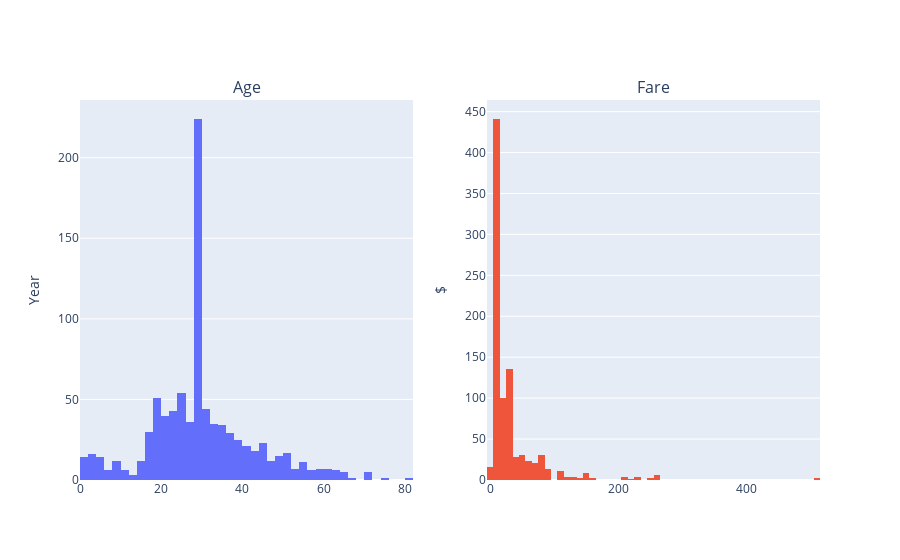
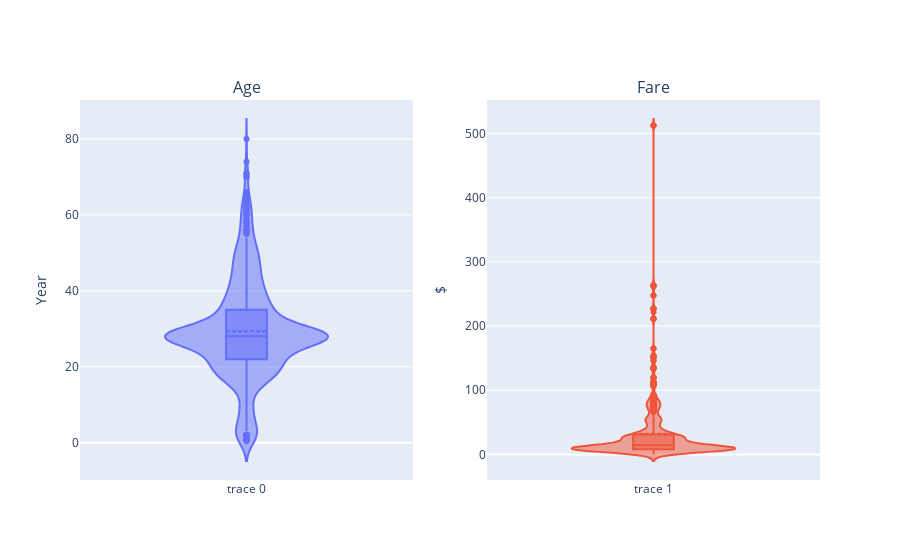

The code cell stored with these charts, in order, in its notebook:
### Code cell
# numerical
from mc_plot import mc_box_solo
from mc_plot import mc_hist_solo
from mc_plot import mc_violin_solo
mc_hist_solo(train_df, cols_num, cols_num_units).show()
mc_violin_solo(train_df, cols_num, cols_num_units).show()

### Figure 1 — Plotly figure (JSON) as saved in the notebook; plotly's stock layout.template omitted (floating-point values rounded to 4 significant figures; data arrays with more than 128 entries replaced by an {"elided": "..."} marker saying what was removed)
{"data": [{"showlegend": false, "type": "histogram", "x": {"elided": "891 float values"}, "xaxis": "x", "yaxis": "y"}, {"showlegend": false, "type": "histogram", "x": {"elided": "891 float values"}, "xaxis": "x2", "yaxis": "y2"}], "layout": {"annotations": [{"font": {"size": 16}, "showarrow": false, "text": "Age", "x": 0.225, "xanchor": "center", "xref": "paper", "y": 1, "yanchor": "bottom", "yref": "paper"}, {"font": {"size": 16}, "showarrow": false, "text": "Fare", "x": 0.775, "xanchor": "center", "xref": "paper", "y": 1, "yanchor": "bottom", "yref": "paper"}], "xaxis": {"anchor": "y", "domain": [0, 0.45]}, "xaxis2": {"anchor": "y2", "domain": [0.55, 1]}, "yaxis": {"anchor": "x", "domain": [0, 1], "title": {"text": "Year"}}, "yaxis2": {"anchor": "x2", "domain": [0, 1], "title": {"text": "$"}}}}

### Figure 2 — Plotly figure (JSON) as saved in the notebook; plotly's stock layout.template omitted (floating-point values rounded to 4 significant figures; data arrays with more than 128 entries replaced by an {"elided": "..."} marker saying what was removed)
{"data": [{"box": {"visible": true}, "meanline": {"visible": true}, "showlegend": false, "type": "violin", "xaxis": "x", "y": {"elided": "891 float values"}, "yaxis": "y"}, {"box": {"visible": true}, "meanline": {"visible": true}, "showlegend": false, "type": "violin", "xaxis": "x2", "y": {"elided": "891 float values"}, "yaxis": "y2"}], "layout": {"annotations": [{"font": {"size": 16}, "showarrow": false, "text": "Age", "x": 0.225, "xanchor": "center", "xref": "paper", "y": 1, "yanchor": "bottom", "yref": "paper"}, {"font": {"size": 16}, "showarrow": false, "text": "Fare", "x": 0.775, "xanchor": "center", "xref": "paper", "y": 1, "yanchor": "bottom", "yref": "paper"}], "xaxis": {"anchor": "y", "domain": [0, 0.45]}, "xaxis2": {"anchor": "y2", "domain": [0.55, 1]}, "yaxis": {"anchor": "x", "domain": [0, 1], "title": {"text": "Year"}}, "yaxis2": {"anchor": "x2", "domain": [0, 1], "title": {"text": "$"}}}}
